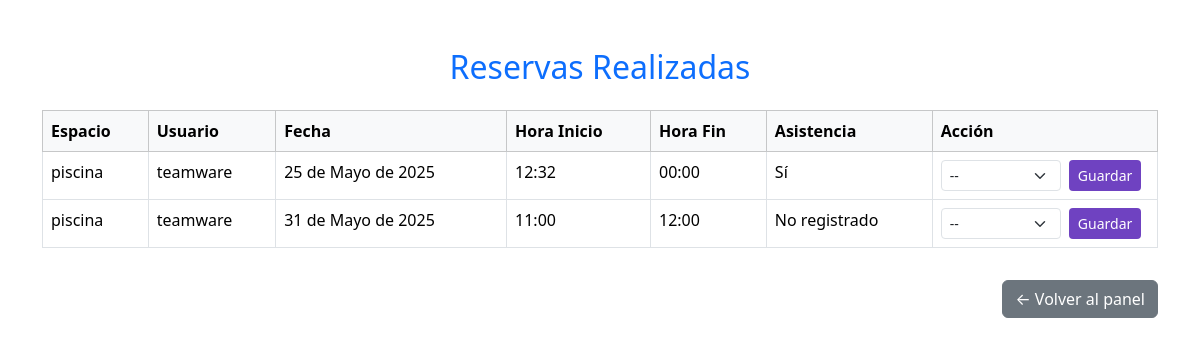
The app's page /admin-panel/reservas/, older data.
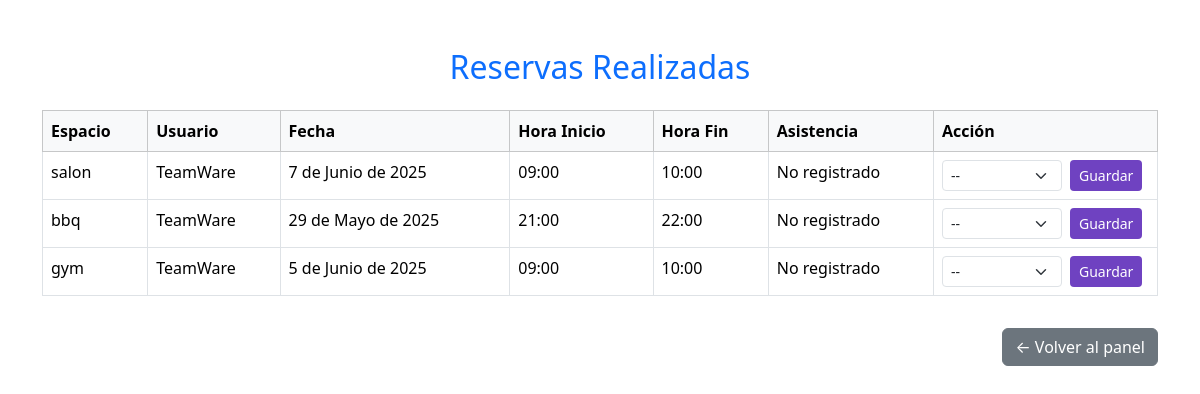
The same page, newer data.
### sistema/models.py (models this page shows, shortened)
class Reserva(models.Model):
    usuario = models.ForeignKey(Usuario, on_delete=models.CASCADE, related_name='reservas')
    espacio = models.ForeignKey(Espacio, on_delete=models.CASCADE, related_name='reservas')
    fecha_Reserva = models.DateField()
    horaInicio = models.TimeField()
    horaFin = models.TimeField()
    ESTADOS = (
        ('confirmada', 'Confirmada'),
        ('no_asistida', 'No Asistida'),
        ('cancelada', 'Cancelada'),
        ('en_espera', 'En Espera'),
        ('finalizada', 'Finalizada'),
    )
    estado = models.CharField(max_length=20, choices=ESTADOS, default='confirmada')
    recurrente = models.BooleanField(default=False)
    asistio = models.BooleanField(null=True, blank=True)

class Espacio(models.Model):
    TIPO_ESPACIO_CHOICES = [
        ('piscina', 'Piscina'),
        ('sauna', 'Sauna'),
        ('bbq', 'Zona BBQ'),
        ('cancha', 'Cancha Sintética'),
        ('salon', 'Salón Social'),
        ('cine', 'Cine'),
        ('turco', 'Turco'),
        ('gym' , 'Gimnasio'),
    ]
    nombre = models.CharField(max_length=100)
    tipoEspacio = models.CharField(max_length=20, choices=TIPO_ESPACIO_CHOICES)
    capacidadMaxima = models.IntegerField()

class Usuario(AbstractUser): #Usuario: TeamWare Contraseña: alejo123
    ROL_CHOICES = [
        ('admin', 'Administrador'),
        ('usuario', 'Usuario'),
    ]
    rol = models.CharField(max_length=20, choices=ROL_CHOICES, default='usuario')

### sistema/views.py (the view)
# urls.py: path('admin-panel/reservas/', views.ver_reservas, name='ver_reservas'),
def ver_reservas(request):#Ver reservas en el panel de administrador
    reservas = Reserva.objects.select_related('usuario', 'espacio').all()
    return render(request, 'ver_reservas.html', {'reservas': reservas})

### sistema/templates/ver_reservas.html (shortened to what this page needs)
<!DOCTYPE html>
<html lang="es">
<head>
    <link href="https://cdn.jsdelivr.net/npm/bootstrap@5.3.3/dist/css/bootstrap.min.css" rel="stylesheet">
</head>
<body>
    <div class="container mt-5">
        <h2 class="text-center mb-4 text-primary">Reservas Realizadas</h2>
        <div class="table-responsive">
            <table class="table table-bordered table-hover bg-white">
                <thead class="table-light">
                    <tr>
                        <th>Espacio</th>
                        <th>Usuario</th>
                        <th>Fecha</th>
                        <th>Hora Inicio</th>
                        <th>Hora Fin</th>
                        <th>Asistencia</th>
                        <th>Acción</th>
                    </tr>
                </thead>
                <tbody>
                    {% for reserva in reservas %}
                    <tr>
                        <td>{{ reserva.espacio.nombre }}</td>
                        <td>{{ reserva.usuario.username }}</td>
                        <td>{{ reserva.fecha_Reserva }}</td>
                        <td>{{ reserva.horaInicio }}</td>
                        <td>{{ reserva.horaFin }}</td>
                        <td>{{ reserva.asistio|yesno:"Sí,No,No registrado" }}</td>
                        <td>
                            <form method="post" action="{% url 'marcar_asistencia' reserva.id %}">
                                <div class="d-flex align-items-center gap-2">
                                    <select name="asistio" class="form-select form-select-sm">
                                        <option value="">--</option>
                                    </select>
                                    <button type="submit" class="btn btn-sm btn-morado">Guardar</button>
                                </div>
                            </form>
                        </td>
                    </tr>
                    {% empty %}
                    <tr>
                        <td colspan="7" class="text-center text-muted">No hay reservas registradas.</td>
                    </tr>
                    {% endfor %}
                </tbody>
            </table>
        </div>
        <div class="text-end">
            <a href="{% url 'panel_administrador' %}" class="btn btn-secondary mt-3">← Volver al panel</a>
        </div>
    </div>
</body>
</html>

Row changes from the older to the newer data that the page shows:
changed Reserva: espacio.nombre "piscina" → "salon"; usuario.username "teamware" → "TeamWare"; fecha_Reserva "25 de Mayo de 2025" → "7 de Junio de 2025"; horaInicio "12:32" → "09:00"; horaFin "00:00" → "10:00"; asistio "Sí" → "No registrado"
changed Reserva: espacio.nombre "piscina" → "bbq"; usuario.username "teamware" → "TeamWare"; fecha_Reserva "31 de Mayo de 2025" → "29 de Mayo de 2025"; horaInicio "11:00" → "21:00"; horaFin "12:00" → "22:00"
added Reserva: espacio.nombre "gym", usuario.username "TeamWare", fecha_Reserva "5 de Junio de 2025", horaInicio "09:00", horaFin "10:00", asistio "No registrado"
